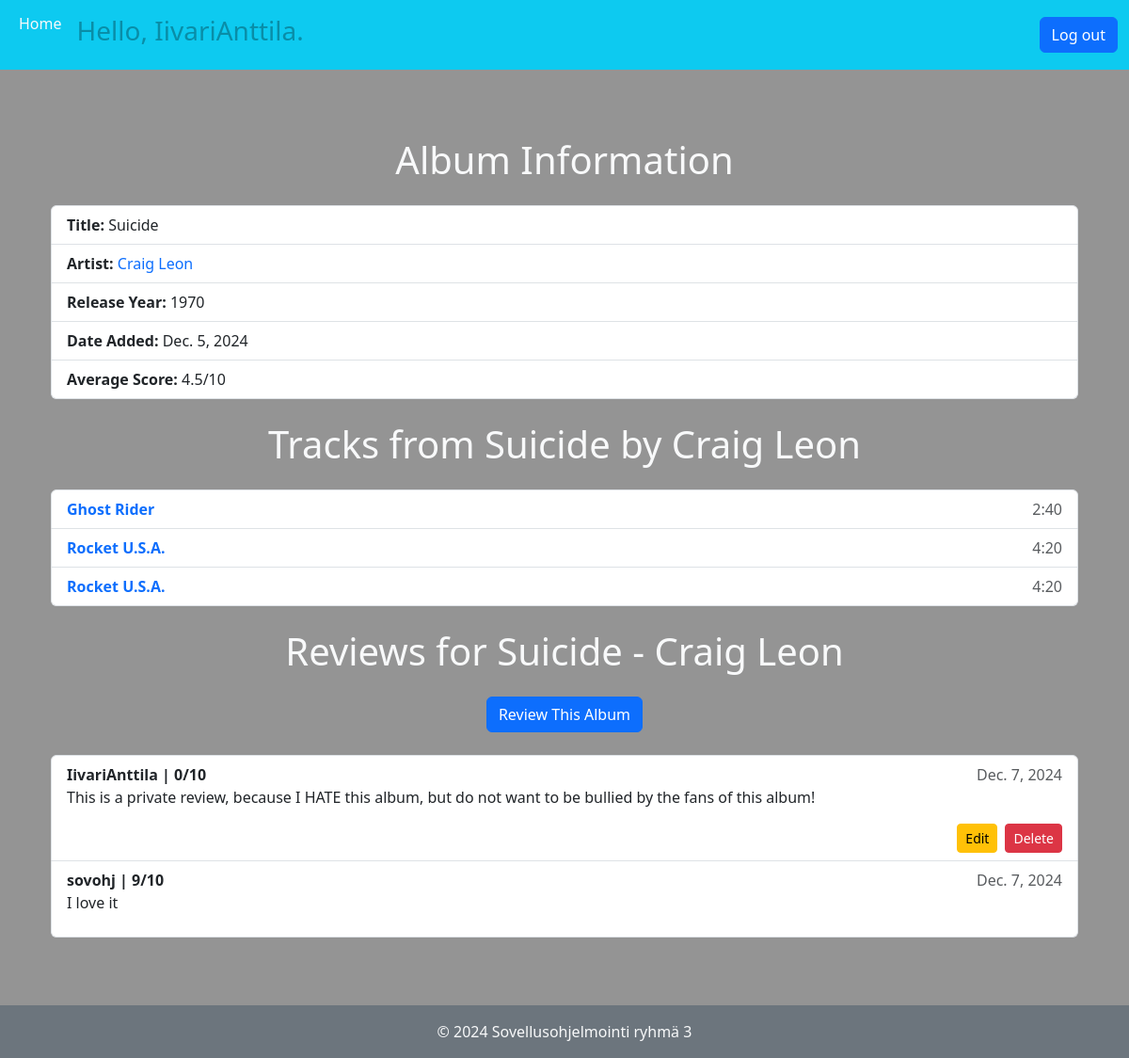
The app's page /albums/1/tracks/ (signed in) with its own data.
### music_app/models.py (models this page shows, shortened)
class Album(models.Model):
    name = models.CharField(max_length=300)
    release_year = models.IntegerField(default=1900,
                    validators=[
                        MaxValueValidator(datetime.datetime.now().year),
                        MinValueValidator(1900)])
    date_added = models.DateField(auto_now_add=True)
    artist = models.ForeignKey(Artist, on_delete=models.CASCADE)
    def __str__(self):
        return self.name + " - " + self.artist.name
    def get_avg_score(self):
        reviews = Review.objects.filter(
            content_type= ContentType.objects.get_for_model(self),
            object_id=self.id)
        if len(reviews) == 0:
            return 0
        else:
            combined_sum = 0
            for review in reviews:
                combined_sum += review.rating
            return combined_sum / len(reviews)

class Artist(models.Model):
    name = models.CharField(max_length=100)
    def __str__(self):
        return self.name

class Review(models.Model):
    content_type = models.ForeignKey(ContentType, on_delete=models.CASCADE) # Song or album?
    object_id = models.PositiveIntegerField() # ID of song or album
    target_object = GenericForeignKey('content_type', 'object_id')
    content = models.TextField()
    rating = models.IntegerField(default=0,
                                validators=[
                                    MaxValueValidator(10),
                                    MinValueValidator(0),
                                ])
    date_created = models.DateField(auto_now_add=True)
    is_public = models.BooleanField(default=False) # Public means other users can see this review
    creator = models.ForeignKey(User, on_delete=models.CASCADE)

class Track(models.Model):
    name = models.CharField(max_length=300)
    length = models.IntegerField(default=0) # Length in seconds
    artist = models.ForeignKey(Artist, on_delete=models.CASCADE, null=True)
    album = models.ForeignKey(Album, on_delete=models.SET_NULL, null=True)
    release_year = models.IntegerField(default=1900,
                                       validators=[
                                           MaxValueValidator(datetime.datetime.now().year),
                                           MinValueValidator(1900)
                                       ])
    def get_length(self):
        minutes = self.length // 60
        seconds = self.length % 60
        result = f"{minutes}:{seconds:02}"
        return result

### music_app/views.py (the view)
# urls.py: path('albums/<int:album_id>/tracks/', views.track_list, name='track_list'),
def track_list(request, album_id):
    album = get_object_or_404(Album, id=album_id)
    tracks = Track.objects.filter(album=album)
    reviews = filter_reviews(request, album)
    return render(request, 'music_app/tracks.html', {
        'tracks': tracks,
        'album': album,
        'reviews': reviews,
    })

### music_app/views.py (called while the page is built)
def filter_reviews(request, target_object):
    object_content_type = ContentType.objects.get_for_model(target_object)
    if request.user.is_authenticated:
        reviews = Review.objects.filter(
            content_type=object_content_type,
            object_id=target_object.id
        ).filter(
            Q(is_public=True) | Q(creator=request.user)
        ).distinct()
        user_review = reviews.filter(creator=request.user).first()
        if user_review:
            reviews = [user_review] + list(reviews.exclude(id=user_review.id))
    else:
        reviews = Review.objects.filter(
            content_type=object_content_type,
            object_id=target_object.id,
            is_public=True
        )
    return reviews

### music_app/templates/music_app/tracks.html (shortened to what this page needs)
{% extends "music_app/base.html" %}
{% block content %}
<div class="container my-5">
    <h1 class="text-center mb-4 text-light">Album Information</h1>
    <ul class="list-group">
        <li class="list-group-item"><strong>Title:</strong> {{ album.name }}</li>
        <li class="list-group-item">
            <strong>Artist:</strong>
            <a href="{% url 'music_app:artist_albums' artist_id=album.artist.id %}" class="text-decoration-none">
                {{ album.artist }}
            </a>
        </li>
        <li class="list-group-item"><strong>Release Year:</strong> {{ album.release_year }}</li>
        <li class="list-group-item"><strong>Date Added:</strong> {{ album.date_added }}</li>
        <li class="list-group-item"><strong>Average Score:</strong> {{ album.get_avg_score }}/10</li>
    </ul>
    <h1 class="text-center my-4 text-light">Tracks from {{ album.name }} by {{ album.artist.name }}</h1>
    <ul class="list-group mb-4">
        {% for track in tracks %}
        <li class="list-group-item d-flex justify-content-between align-items-center">
            <a href="{% url 'music_app:track_details' track_id=track.id %}" class="text-decoration-none">
                <strong>{{ track.name }}</strong>
            </a>
            <span class="text-muted">{{ track.get_length }}</span>
        </li>
        {% endfor %}
    </ul>
    <h1 class="text-center my-4 text-light">Reviews for {{ album }}</h1>
    <div class="text-center mb-4">
        <a href="{% url 'music_app:add_review' type='album' obj_id=album.id %}" class="btn btn-primary">
            Review This Album
        </a>
    </div>
    <ul class="list-group">
        {% for review in reviews %}
        <li class="list-group-item">
            <div class="d-flex justify-content-between">
                <strong>{{ review.creator }} | {{ review.rating }}/10</strong>
                <span class="text-muted">{{ review.date_created }}</span>
            </div>
            <p>{{ review.content }}</p>
            {% if review.creator.id == user.id %}
            <div class="d-flex justify-content-end gap-2">
                <a href="{% url 'music_app:edit_review' review.id %}" class="btn btn-sm btn-warning">Edit</a>
                <a href="{% url 'music_app:delete_review' review.id %}" class="btn btn-sm btn-danger delete-review">
                    Delete
                </a>
            </div>
            {% endif %}
        </li>
        {% endfor %}
    </ul>
</div>
{% endblock %}

### music_app/templates/music_app/base.html (shortened to what this page needs)
<!DOCTYPE html>
<html lang="en">
<head>
    {% load bootstrap5 %}
    {% bootstrap_css %}
</head>
<body>
    <header>
        <nav class="navbar navbar-expand-lg navbar-info bg-info">
            <div class="container-fluid">
                <div class="collapse navbar-collapse" id="navbarNav">
                    <ul class="navbar-nav me-auto">
                        <li class="nav-item">
                            <a class="nav-link text-light h3" href="{% url 'music_app:index' %}">Home</a>
                        </li>
                        {% if user.is_authenticated %}
                            <li class="nav-item text-light h3">
                                <span class="nav-link disabled ">Hello, {{ user.username }}.</span>
                            </li>
                        {% endif %}
                    </ul>
                    {% if user.is_authenticated %}
                    <form action="{% url 'accounts:logout' %}" method="post" class="d-flex ms-auto">
                        <button class="btn btn-primary">Log out</button>
                    </form>
                    {% endif %}
                </div>
            </div>
        </nav>
    </header>
    <main class="container my-4">
        {% block content %}
        {% endblock %}
    </main>
    <footer class="bg-secondary text-center py-3">
        <p class="mb-0 text-light">&copy; 2024 Sovellusohjelmointi ryhmä 3</p>
    </footer>
</body>
</html>

### music_app/templates/music_app/base.html (style rules this page uses)
body { display: flex; flex-direction: column; min-height: 100vh; margin: 0; background-color: #949494 ; }
main { flex: 1; }

### records on screen
Album: name "Suicide", artist "Craig Leon", release_year "1970", date_added "Dec. 5, 2024", get_avg_score "4.5", artist.name "Craig Leon", name+artist "Suicide - Craig Leon"
Track: name "Ghost Rider", get_length "2:40"
Track: name "Rocket U.S.A.", get_length "4:20"
Track: name "Rocket U.S.A.", get_length "4:20"
Review: creator "IivariAnttila", rating "0", date_created "Dec. 7, 2024", content "This is a private review, because I HATE this album, but do not want to be bullied by the fans of this album!", shows "Edit"
Review: creator "sovohj", rating "9", date_created "Dec. 7, 2024", content "I love it"

### other values on screen
{{ user.username }} "IivariAnttila"
